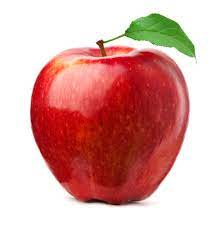
#> input picture IMAGE PROCESSING/apple.jpg, 224 x 225 px
$ python rotate.py
#> lines starting #> are read from the running program, lines starting #| are printed output that depends on the picture
import cv2

# Load the image
original_image = cv2.imread('apple.jpg')
#> original_image is the input picture: shape (225, 224, 3); mean B, G, R 163.6, 168.1, 218.9

# Check if the image was loaded successfully
if original_image is not None:
    # Rotate the image clockwise (90 degrees)
    clockwise_rotated = cv2.rotate(original_image, cv2.ROTATE_90_CLOCKWISE)
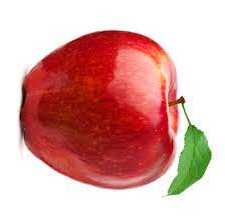
#> clockwise_rotated: shape (224, 225, 3); mean B, G, R 163.6, 168.1, 218.9
    # Rotate the image anti-clockwise (90 degrees)
    anticlockwise_rotated = cv2.rotate(original_image, cv2.ROTATE_90_COUNTERCLOCKWISE)
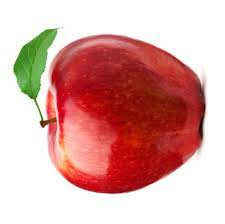
#> anticlockwise_rotated: shape (224, 225, 3); mean B, G, R 163.6, 168.1, 218.9

    # Display the original and rotated images
    cv2.imshow("Original Image", original_image)
    cv2.imshow("Clockwise Rotated Image", clockwise_rotated)
    cv2.imshow("Anti-clockwise Rotated Image", anticlockwise_rotated)

    # Wait for a key press and close the windows
    cv2.waitKey(0)
    cv2.destroyAllWindows()
else:
    print("Error: Unable to load the image.")
